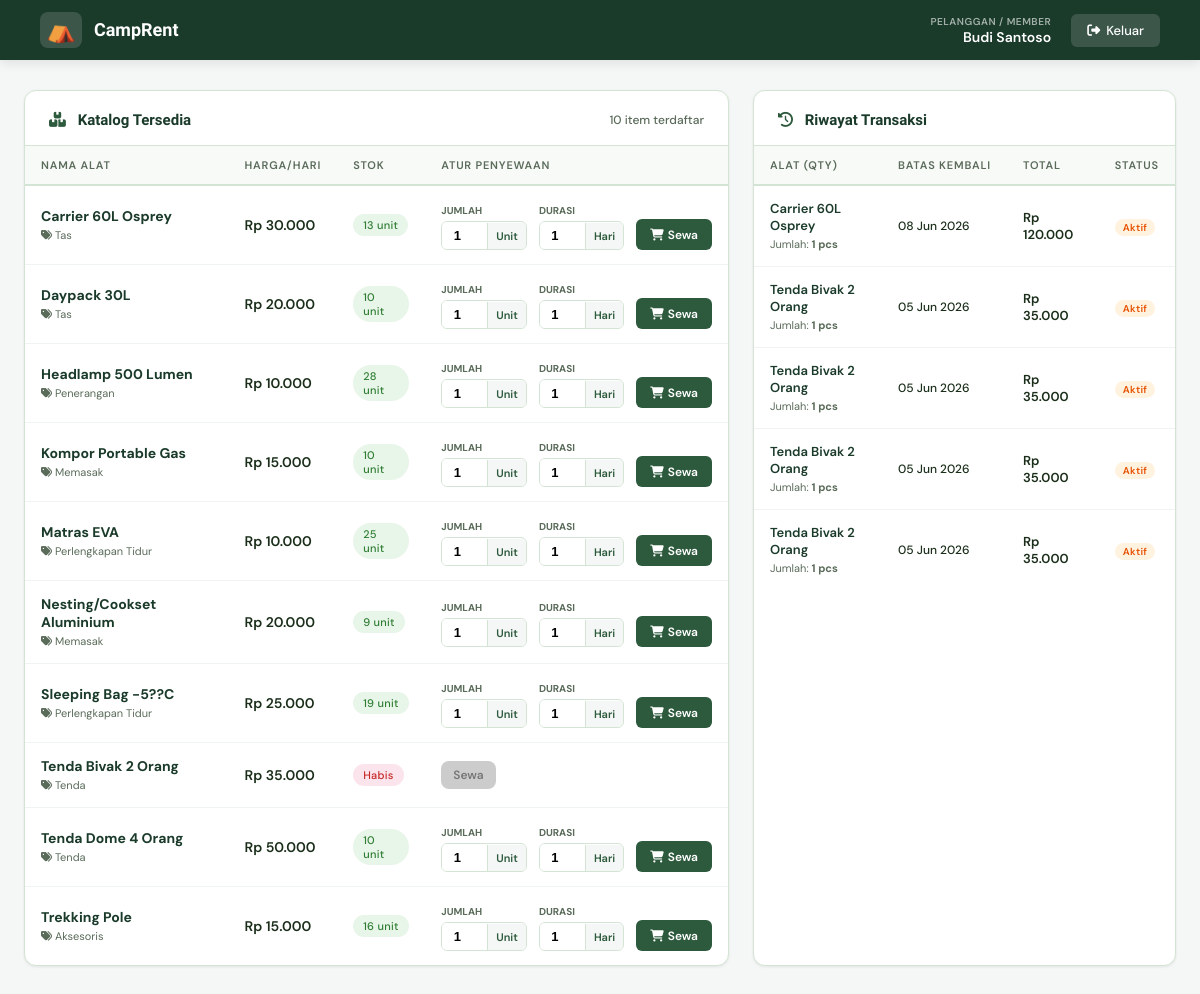
The page /dashboard_pelanggan.php (signed in) on the database as committed earlier.
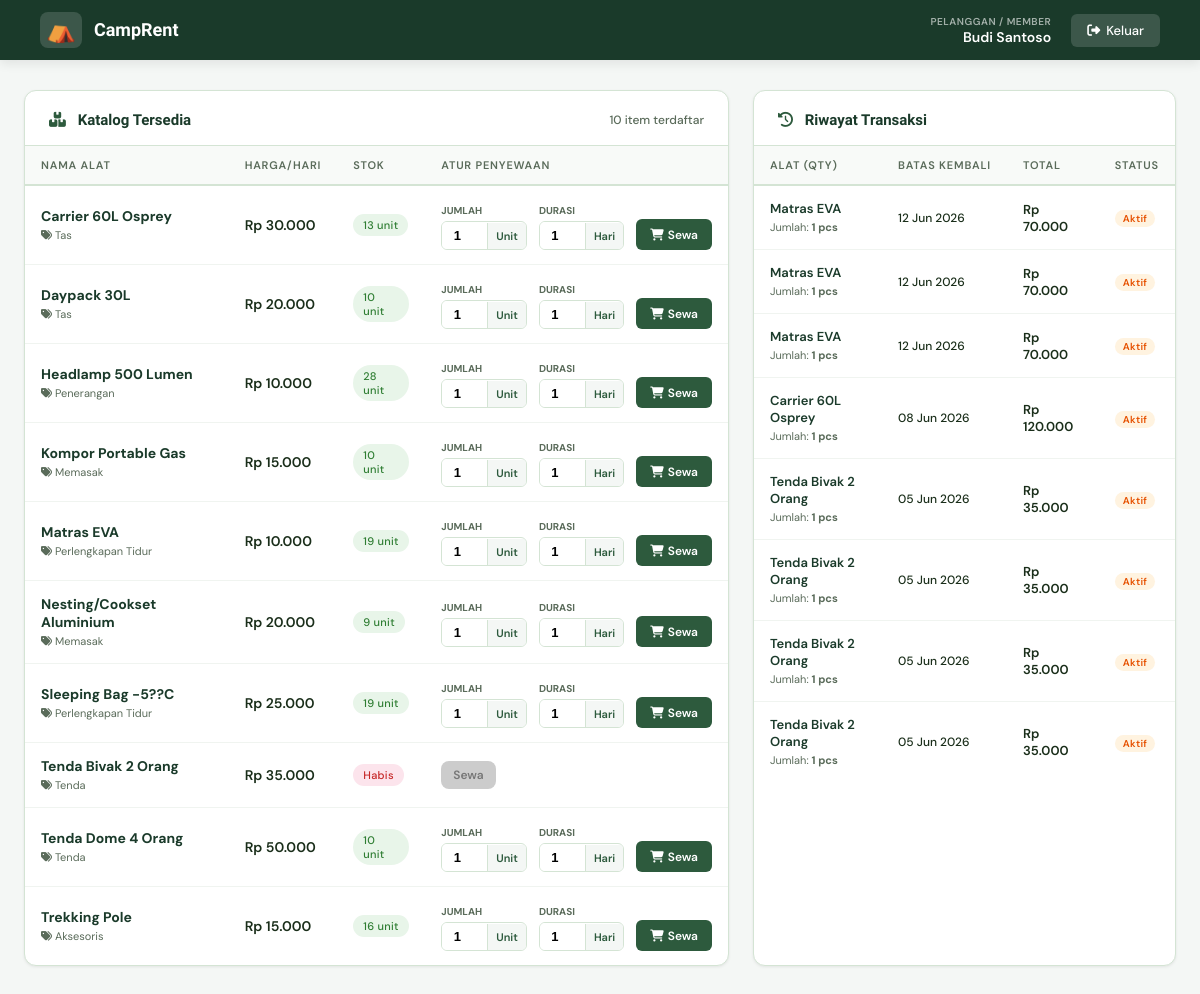
The same page on the database as committed later.
### tables this page shows
CREATE TABLE `alat_camping` (
  `id_alat` int NOT NULL AUTO_INCREMENT,
  `nama_alat` varchar(100) NOT NULL,
  `kategori` varchar(50) DEFAULT NULL,
  `deskripsi` text,
  `harga_per_hari` decimal(10,2) NOT NULL,
  `stok` int NOT NULL DEFAULT '0',
  `stok_awal` int NOT NULL DEFAULT '0',
  `kondisi` enum('baik','rusak_ringan','rusak_berat') DEFAULT 'baik',
  `created_at` timestamp NULL DEFAULT CURRENT_TIMESTAMP,
  PRIMARY KEY (`id_alat`)
);

CREATE TABLE `detail_penyewaan` (
  `id_detail` int NOT NULL AUTO_INCREMENT,
  `id_penyewaan` int DEFAULT NULL,
  `id_alat` int DEFAULT NULL,
  `jumlah` int NOT NULL,
  `harga_satuan` decimal(10,2) NOT NULL,
  PRIMARY KEY (`id_detail`),
  KEY `id_penyewaan` (`id_penyewaan`),
  KEY `id_alat` (`id_alat`),
  CONSTRAINT `detail_penyewaan_ibfk_1` FOREIGN KEY (`id_penyewaan`) REFERENCES `penyewaan` (`id_penyewaan`) ON DELETE CASCADE,
  CONSTRAINT `detail_penyewaan_ibfk_2` FOREIGN KEY (`id_alat`) REFERENCES `alat_camping` (`id_alat`) ON DELETE CASCADE
);

CREATE TABLE `penyewaan` (
  `id_penyewaan` int NOT NULL AUTO_INCREMENT,
  `id_pelanggan` int DEFAULT NULL,
  `tgl_sewa` date NOT NULL,
  `tgl_kembali_seharusnya` date NOT NULL,
  `total_bayar` decimal(10,2) DEFAULT '0.00',
  `status_penyewaan` enum('disewa','dikembalikan','terlambat') DEFAULT 'disewa',
  `catatan` text,
  `created_at` timestamp NULL DEFAULT CURRENT_TIMESTAMP,
  PRIMARY KEY (`id_penyewaan`),
  KEY `id_pelanggan` (`id_pelanggan`),
  CONSTRAINT `penyewaan_ibfk_1` FOREIGN KEY (`id_pelanggan`) REFERENCES `pengguna` (`id_pengguna`) ON DELETE SET NULL
);

### config.php (called while the page is built, shortened)
<?php
function rupiah($angka) {
    return 'Rp ' . number_format($angka, 0, ',', '.');
}
?>

### dashboard_pelanggan.php (the view, shortened to what this page needs)
<?php
require_once 'config.php';
$id_pelanggan = $_SESSION['id_pengguna'];
$katalog = mysqli_query($conn, "SELECT * FROM alat_camping ORDER BY nama_alat ASC");
$riwayat = mysqli_query($conn, "SELECT p.*, ac.nama_alat, dp.jumlah FROM penyewaan p
    JOIN detail_penyewaan dp ON p.id_penyewaan = dp.id_penyewaan
    JOIN alat_camping ac ON dp.id_alat = ac.id_alat
    WHERE p.id_pelanggan = $id_pelanggan ORDER BY p.id_penyewaan DESC");
include 'header.php';
?>
<div class="customer-navbar">
    <div class="nav-brand">
        <div class="logo-icon">⛺</div>
        <div class="nav-brand-text">
            <h1>CampRent</h1>
        </div>
    </div>
    <div class="nav-user-info">
        <div class="user-details">
            <div class="user-role">Pelanggan / Member</div>
            <div class="user-name"><?= htmlspecialchars($_SESSION['nama']) ?></div>
        </div>
        <a href="logout.php" class="btn-logout" style="background: rgba(255,255,255,0.15); color: white; text-decoration: none; padding: 8px 16px; border-radius: 6px; font-weight: 500; font-size: 13px; transition: 0.2s; display: inline-flex; align-items: center; gap: 6px;">
            <i class="fas fa-sign-out-alt"></i> Keluar
        </a>
    </div>
</div>
<div class="customer-container">
    <div class="customer-grid">
        <div class="card">
            <div class="card-header">
                <span class="card-title"><i class="fas fa-boxes" style="color:var(--forest-mid, #2d5a27); margin-right:8px;"></i> Katalog Tersedia</span>
                <span style="font-size:12px; color:var(--text-muted, #7a8a7a); font-weight: 500;"><?= mysqli_num_rows($katalog) ?> item terdaftar</span>
            </div>
            <div class="table-wrapper">
                <table>
                    <thead>
                        <tr>
                            <th>Nama Alat</th>
                            <th>Harga/Hari</th>
                            <th>Stok</th>
                            <th style="min-width: 260px;">Atur Penyewaan</th>
                        </tr>
                    </thead>
                    <tbody>
                        <?php while($row = mysqli_fetch_assoc($katalog)): ?>
                        <tr>
                            <td>
                                <strong style="color: var(--forest, #1e3f20);"><?= htmlspecialchars($row['nama_alat']); ?></strong>
                                <br><span style="font-size:11px; color:var(--text-muted, #7a8a7a);"><i class="fas fa-tags"></i> <?= htmlspecialchars($row['kategori']); ?></span>
                            </td>
                            <td style="font-weight:600;"><?= rupiah($row['harga_per_hari']); ?></td>
                            <td>
                                <?php if($row['stok'] > 0): ?>
                                    <span class="badge badge-green" style="font-weight: 500;"><?= $row['stok']; ?> unit</span>
                                <?php else: ?>
                                    <span class="badge badge-red" style="font-weight: 500;">Habis</span>
                                <?php endif; ?>
                            </td>
                            <td>
                                <?php if($row['stok'] > 0): ?>
                                <form action="" method="POST" style="display: inline-flex; align-items: flex-end; gap: 12px;">
                                    <div class="order-box-container">
                                        <label class="order-label">Jumlah</label>
                                        <div class="input-group-custom">
                                            <input type="number" name="jumlah" value="1" min="1" max="<?= $row['stok']; ?>" title="Berapa banyak barang yang disewa" required>
                                            <span class="addon-text">Unit</span>
                                        </div>
                                    </div>
                                    <div class="order-box-container">
                                        <label class="order-label">Durasi</label>
                                        <div class="input-group-custom">
                                            <input type="number" name="durasi" value="1" min="1" title="Berapa hari lama pinjam" required>
                                            <span class="addon-text">Hari</span>
                                        </div>
                                    </div>
                                    <button type="submit" name="sewa_alat" class="btn btn-primary btn-sm" style="padding: 7px 14px; border-radius: 6px; height: 31px; display: inline-flex; align-items: center; gap: 4px;">
                                        <i class="fas fa-shopping-cart"></i> Sewa
                                    </button>
                                </form>
                                <?php else: ?>
                                    <button class="btn btn-sm" style="background:#ccc; color:#777; cursor:not-allowed; border:none;" disabled>Sewa</button>
                                <?php endif; ?>
                            </td>
                        </tr>
                        <?php endwhile; ?>
                    </tbody>
                </table>
            </div>
        </div>
        <div class="card">
            <div class="card-header">
                <span class="card-title"><i class="fas fa-history" style="color:var(--forest-mid, #2d5a27); margin-right:8px;"></i> Riwayat Transaksi</span>
            </div>
            <div class="table-wrapper">
                <table>
                    <thead>
                        <tr>
                            <th>Alat (Qty)</th>
                            <th>Batas Kembali</th>
                            <th>Total</th>
                            <th>Status</th>
                        </tr>
                    </thead>
                    <tbody>
                        <?php while($rw = mysqli_fetch_assoc($riwayat)): ?>
                        <tr>
                            <td>
                                <span style="font-weight:600; color: var(--forest, #1e3f20); display:block; font-size:13px;"><?= htmlspecialchars($rw['nama_alat']); ?></span>
                                <span style="color: var(--text-muted, #7a8a7a); font-size:11px;">Jumlah: <strong><?= $rw['jumlah']; ?> pcs</strong></span>
                            </td>
                            <td style="font-size: 12px; font-weight: 500;"><?= date('d M Y', strtotime($rw['tgl_kembali_seharusnya'])); ?></td>
                            <td style="font-weight:600; font-size:13px;"><?= rupiah($rw['total_bayar']); ?></td>
                            <td>
                                <?php
                                $st = $rw['status_penyewaan'];
                                $st_cls = $st === 'disewa' ? 'badge-amber' : ($st === 'dikembalikan' ? 'badge-green' : 'badge-red');
                                ?>
                                <span class="badge <?= $st_cls ?>" style="font-size: 10px; padding: 2px 8px;">
                                    <?= $st === 'disewa' ? 'Aktif' : strtoupper($st); ?>
                                </span>
                            </td>
                        </tr>
                        <?php endwhile; ?>
                    </tbody>
                </table>
            </div>
        </div>
    </div>
</div>
</body>
</html>

### header.php (shortened to what this page needs)
<!DOCTYPE html>
<html lang="id">
<head>
    <link rel="stylesheet" href="https://cdnjs.cloudflare.com/ajax/libs/font-awesome/6.5.0/css/all.min.css">

### header.php (style rules this page uses)
:root { --forest: #1a3a2a; --forest-mid: #2d5a3d; --forest-light: #3d7a52; --moss: #5a8a5a; --earth: #8B6914; --earth-light: #c49a2a; --cream: #f8f5f0; --white: #ffffff; --text: #1a2e1a; --text-muted: #5a6b5a; --border: #d4e4d4; --danger: #c0392b; --warning: #e67e22; --info: #2980b9; --shadow-sm: 0 1px 3px rgba(0,0,0,0.08); --shadow-md: 0 4px 16px rgba(0,0,0,0.10); --shadow-lg: 0 8px 32px rgba(0,0,0,0.12); --radius: 12px; --radius-sm: 8px; }
* { margin: 0; padding: 0; box-sizing: border-box; }
.btn-logout { display: flex; align-items: center; gap: 10px; color: rgba(255,255,255,0.6); text-decoration: none; font-size: 13px; font-weight: 500; padding: 10px 0; transition: color 0.2s; }
.card { background: white; border-radius: var(--radius); box-shadow: var(--shadow-sm); border: 1px solid var(--border); }
.card-header { padding: 20px 24px 16px; border-bottom: 1px solid var(--border); display: flex; align-items: center; justify-content: space-between; gap: 12px; }
.card-title { font-family: 'Sora', sans-serif; font-size: 15px; font-weight: 700; color: var(--forest); }
.table-wrapper { overflow-x: auto; }
table { width: 100%; border-collapse: collapse; font-size: 14px; }
thead th { background: #f8faf8; color: var(--text-muted); font-size: 11px; text-transform: uppercase; letter-spacing: 0.8px; font-weight: 600; padding: 12px 16px; border-bottom: 2px solid var(--border); text-align: left; white-space: nowrap; }
tbody td { padding: 14px 16px; border-bottom: 1px solid #f0f4f0; vertical-align: middle; }
tbody tr:last-child td { border-bottom: none; }
.badge { display: inline-flex; align-items: center; gap: 4px; padding: 4px 10px; border-radius: 20px; font-size: 11px; font-weight: 600; letter-spacing: 0.3px; }
.badge-green { background: #e8f5e9; color: #2e7d32; }
.badge-amber { background: #fff3e0; color: #e65100; }
.badge-red { background: #fce4ec; color: #c62828; }
.btn { display: inline-flex; align-items: center; gap: 8px; padding: 10px 18px; border-radius: var(--radius-sm); font-size: 13px; font-weight: 600; cursor: pointer; border: none; text-decoration: none; transition: all 0.18s; font-family: 'DM Sans', sans-serif; }
.btn-primary { background: var(--forest-mid); color: white; }
.btn-sm { padding: 6px 12px; font-size: 12px; }

### dashboard_pelanggan.php (style rules this page uses)
.customer-navbar { background-color: var(--forest, #1e3f20); color: white; padding: 12px 40px; display: flex; justify-content: space-between; align-items: center; box-shadow: 0 4px 10px rgba(0,0,0,0.08); position: sticky; top: 0; z-index: 100; }
.nav-brand { display: flex; align-items: center; gap: 12px; }
.nav-brand .logo-icon { font-size: 24px; background: rgba(255,255,255,0.15); padding: 6px; border-radius: 8px; line-height: 1; }
.nav-brand-text h1 { font-family: 'Sora', sans-serif; font-size: 18px; font-weight: 700; color: white; margin: 0; line-height: 1.2; }
.nav-user-info { display: flex; align-items: center; gap: 20px; }
.user-details { text-align: right; }
.user-details .user-role { font-size: 10px; text-transform: uppercase; letter-spacing: 0.5px; color: rgba(255,255,255,0.6); font-weight: 600; }
.user-details .user-name { font-size: 14px; font-weight: 600; color: white; }
.customer-container { max-width: 1350px; margin: 30px auto; padding: 0 24px; }
.customer-grid { display: grid; grid-template-columns: 1.25fr 0.75fr; gap: 24px; }
.order-box-container { display: flex; flex-direction: column; gap: 2px; }
.order-label { font-size: 10px; font-weight: 700; color: var(--text-muted, #7a8a7a); text-transform: uppercase; margin-bottom: 2px; }
.input-group-custom { display: flex; align-items: center; border: 1px solid var(--border, #e1ede2); border-radius: 6px; overflow: hidden; background: #fff; }
.input-group-custom input { width: 45px; padding: 6px 4px; border: none; text-align: center; font-size: 13px; font-weight: 600; outline: none; }
.input-group-custom .addon-text { background: #f4f7f5; font-size: 11px; padding: 6px 8px; color: var(--forest-mid, #2d5a27); font-weight: 600; border-left: 1px solid var(--border, #e1ede2); }

Rows that differ between the two databases and show on the page:
changed alat_camping "Matras EVA": stok "25" → "19"
added detail_penyewaan: id_alat.nama_alat "Matras EVA", jumlah "1", id_penyewaan.tgl_kembali_seharusnya "12 Jun 2026", id_penyewaan.total_bayar "Rp 70.000"
added detail_penyewaan: id_alat.nama_alat "Matras EVA", jumlah "1", id_penyewaan.tgl_kembali_seharusnya "12 Jun 2026", id_penyewaan.total_bayar "Rp 70.000"
added detail_penyewaan: id_alat.nama_alat "Matras EVA", jumlah "1", id_penyewaan.tgl_kembali_seharusnya "12 Jun 2026", id_penyewaan.total_bayar "Rp 70.000"
